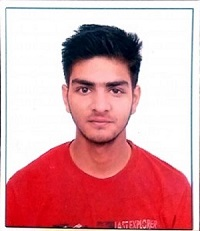
#> input picture show_portal/src/Input/Photo1.jpg, 200 x 231 px
$ python crop.py ../show_portal/src/Input/Photo1.jpg
#> lines starting #> are read from the running program, lines starting #| are printed output that depends on the picture; after the words box and inside, x2 and y2 are one past the last pixel; in counts of white or black regions, pixels touching at a corner belong together
import numpy as np
import cv2 as cv
import sys
face_cascade = cv.CascadeClassifier('haarcascade_frontalface_default.xml')
# eye_cascade = cv.CascadeClassifier('haarcascade_eye.xml')
img = cv.imread(sys.argv[1])
#> img is the input picture: shape (231, 200, 3); mean B, G, R 162.2, 156.3, 219.1
gray = cv.cvtColor(img, cv.COLOR_BGR2GRAY)
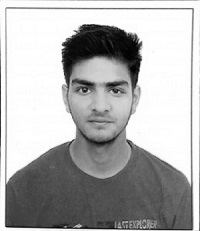
#> gray: shape (231, 200); min 2, max 255, mean 175.8
faces = face_cascade.detectMultiScale(gray, 1.3, 10)
#> faces = [[54, 54, 92, 92]]
if len(faces)==1:
	for (x,y,w,h) in faces:
	    cv.rectangle(img,(x-(w//2),y-(h//3)),(x+(3*w//2),y+(3*h//2)),(255,0,0),2)
	    roi_gray = gray[y:y+h, x:x+w]
	    roi_color = img[y:y+h, x:x+w]
	    rect_img = img[y-(h//3) : y+(3*h//2), x-(w//2): x+(3*w//2)]
	    # rect_img[:] = 0
	    print("No or Multile Faces Found!!!Upload Correct Image!!!")
	    cv.imshow('aft', rect_img)
	    cv.waitKey(0)
#> this loop made 1 pass
#| No or Multile Faces Found!!!Upload Correct Image!!!
#> pass 1, `roi_gray = gray[y:y+h, x:x+w]`:
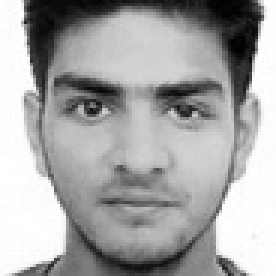
#> roi_gray: shape (92, 92) (shown 3 times larger); min 2, max 255, mean 166.2
#> pass 1, `roi_color = img[y:y+h, x:x+w]`:
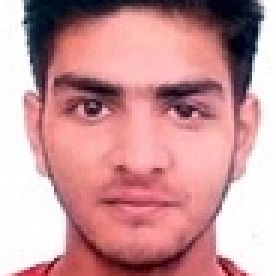
#> roi_color: shape (92, 92, 3) (shown 3 times larger); mean B, G, R 153.9, 150.3, 202.2
#> pass 1, `rect_img = img[y-(h//3) : y+(3*h//2), x-(w//2): x+(3*w//2)]`:
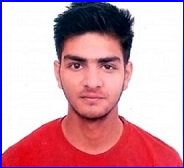
#> rect_img: shape (168, 184, 3); mean B, G, R 172.8, 158.9, 209.7
#> after the loop:
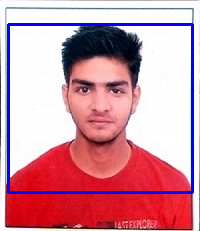
#> img: shape (231, 200, 3); 4.56% of pixels changed, all inside (x1, y1, x2, y2) = (7, 23, 194, 194)

else :
	print("No or Multile Faces Found!!!Upload Correct Image!!!")
# cv.imshow('img',img)
  # modify value
# cv.imshow('aft', img)
